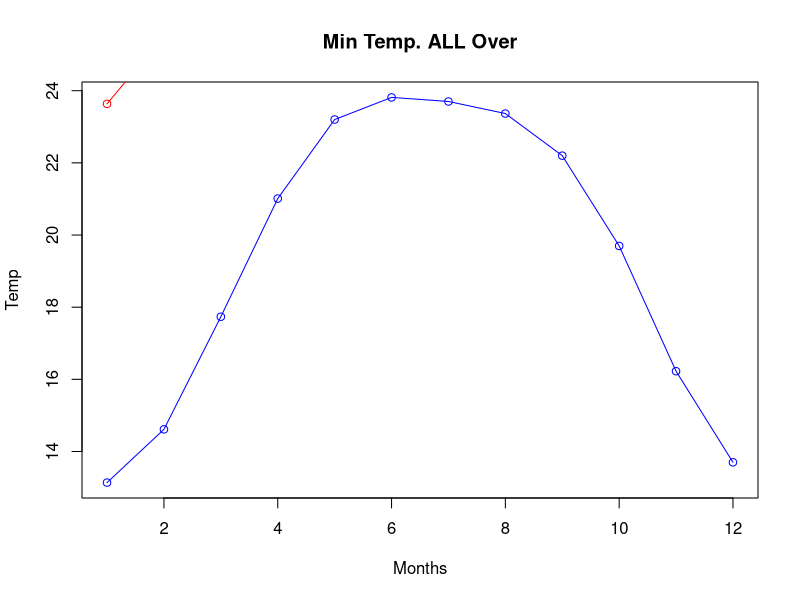
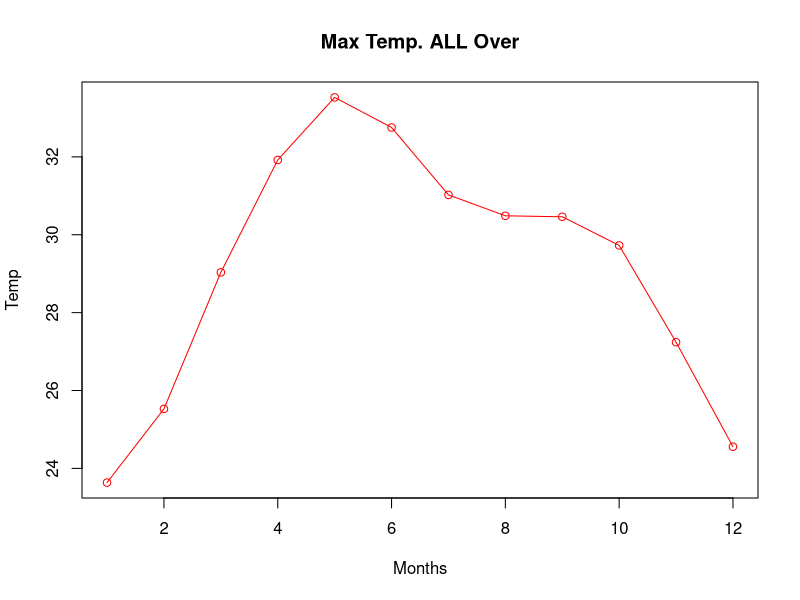

These charts were generated, in order, by the following R code: (Note: this script raises an error after producing the figures.)
setwd("E:\\MyProgramms\\R\\Project")
#library(xts)

#read data from csvs
min_data <- read.csv("min.csv")
max_data <- read.csv("max.csv")

print(is.data.frame(min_data))
print(is.data.frame(max_data))
#print(min_data)
#print(max_data)

	#this calculates mean value of colums 
mean_min <- apply(min_data,2,mean)
mean_max <- apply(max_data,2,mean)
print(mean_min)
print(mean_max)


png(file = "mean_min.jpg")
plot(mean_min,type="o",xlab="Months",ylab="Temp",main="Min Temp. ALL Over",col="blue")
lines(mean_max,type="o",col="red")
dev.off()

colums = colnames(min_data)

png(file = "mean_max.jpg")
plot(mean_max,type="o",xlab="Months",ylab="Temp",main="Max Temp. ALL Over",col="red")
dev.off()

	#min max prediction

i <- as.integer(readline(prompt="Enter the Month for Min Max Prediction(in numeric) : "))
print(colums[i])
y <- max_data[[i]]
x <- min_data[[i]]
relation <- lm( y ~ x)
print(summary(relation))
temp <- readline()

png(file = "min_max_prediction.jpg")
plot(x,y,cex = 1.3,pch=16,col="blue",main=c("MAX & MIN of",colums[i],"Regression"),abline(relation),xlab="MIN",ylab="MAX")
dev.off()

pred_value <- as.integer(readline(prompt="Enter Min Temp for Predict Corresponding Max Temp : "))
print(pred_value) 
min<-data.frame(x=pred_value)
print(predict(relation,min))
temp <- readline()

	#side by side prediction for min

j <- as.integer(readline(prompt="Enter the First Month as Predictor (in numeric) : "))
print(colums[j])
k <- as.integer(readline(prompt="Enter the Second Month as Responce (in numeric) : "))
print(colums[k])
tog <- as.integer(readline(prompt="Which one MIN or MAX \n 1. MIN \n 2.MAX \n :  "))

if(tog == 1){
	y <- min_data[[k]]
	x <- min_data[[j]]
}else{
	y <- max_data[[k]]
	x <- max_data[[j]]
}

relation <- lm(y~x)
print(summary(relation))
temp <- readline()

png(file = "TwoMonthPrediction.jpg")
plot(x,y,cex=1.3,pch=16,col="blue",main=c(colums[j],colums[k],"Regression"),abline(relation),xlab=j,ylab=k) 
dev.off()

pred_value <- as.integer(readline(prompt="Enter Temp. Value for Prediction : "))
print(pred_value)
value<-data.frame(x=pred_value)
print(predict(relation,value))
temp <- readline()

	#Time Series 
m <- as.integer(readline(prompt="Enter the Month for Time Series Analysis(in numeric) : "))
tog <- as.integer(readline(prompt="Which one MIN or MAX \n 1. MIN \n 2.MAX \n :  ")) 

if(tog == 1){
	minT=ts(min_data[[m]],start=c(1901))
	plot(minT)
}else{
	maxT=ts(max_data[[m]],start=c(1901))
	plot(maxT)
}
temp <- readline()

	#decomposition
sub_min_data <- min_data[c(100:115),]       
apts1 <- ts(sub_min_data, frequency = 12) 
f1 <- decompose(apts1[,c(1:10)]) 

sub_max_data <- max_data[c(100:115),]       
apts2 <- ts(sub_max_data, frequency = 12) 
f2 <- decompose(apts2[,c(1:10)])

plot(f1$seasonal,col="blue")
temp <- readline()
plot(f2$trend[,1:10],col="red")


